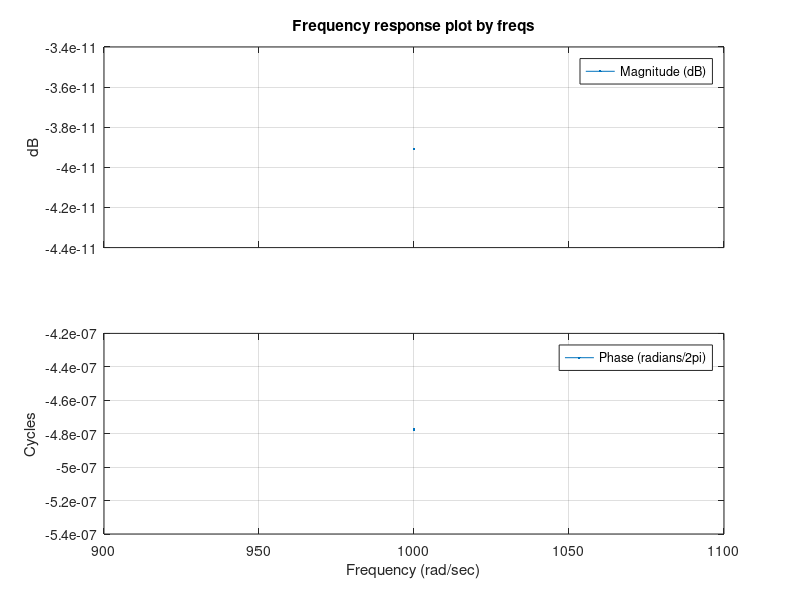

MATLAB code to generate this figure: (Note: this script raises an error after producing the figure.)
order = [1 2 3 4 5 6];

w = 1e9;
N = 1000;

legend_labels = cell(length(order), 1);
for i = 1:length(order)
    [zb, pb, kb] = ellip(order(i), 10, 80, w, 'low', 's');
    [bb, ab] = zp2tf(zb, pb, kb);
    freqs(bb, ab, N); hold on;
    
    legend_labels{i} = sprintf('n = %i', order(i));
end

colors = get(gca, 'colororder');
lines = findall(gcf,'type','line');

for i = 1:length(lines)
    set(lines(i), 'color', colors(mod(i, length(order))+1,:));
    set(lines(i), 'LineWidth', 2.0);
end

ylim([1e-6 10]);
legend(legend_labels, 'Location', 'SouthWest');
matlab2tikz('../figures/ellip.tex');
close all;